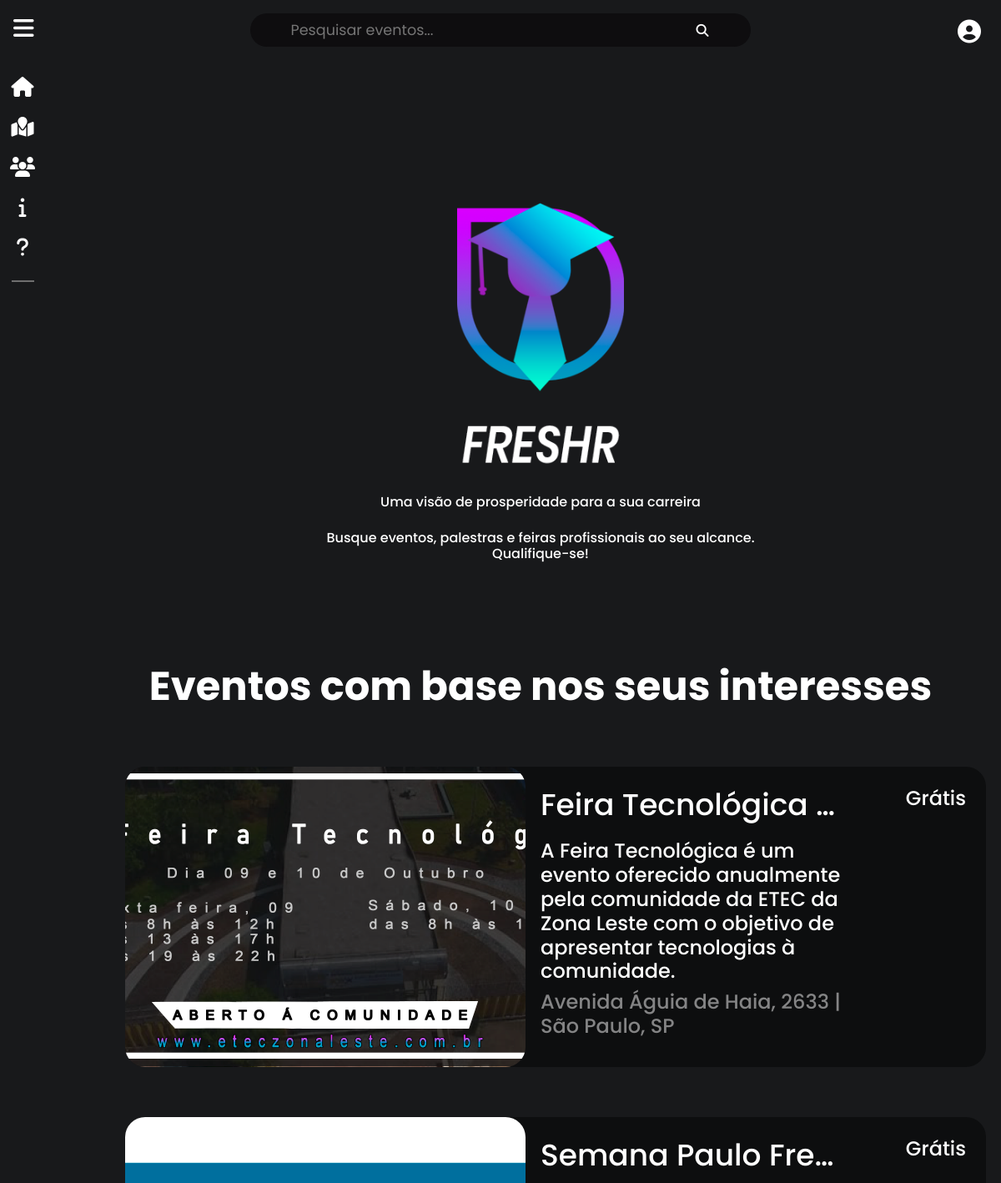
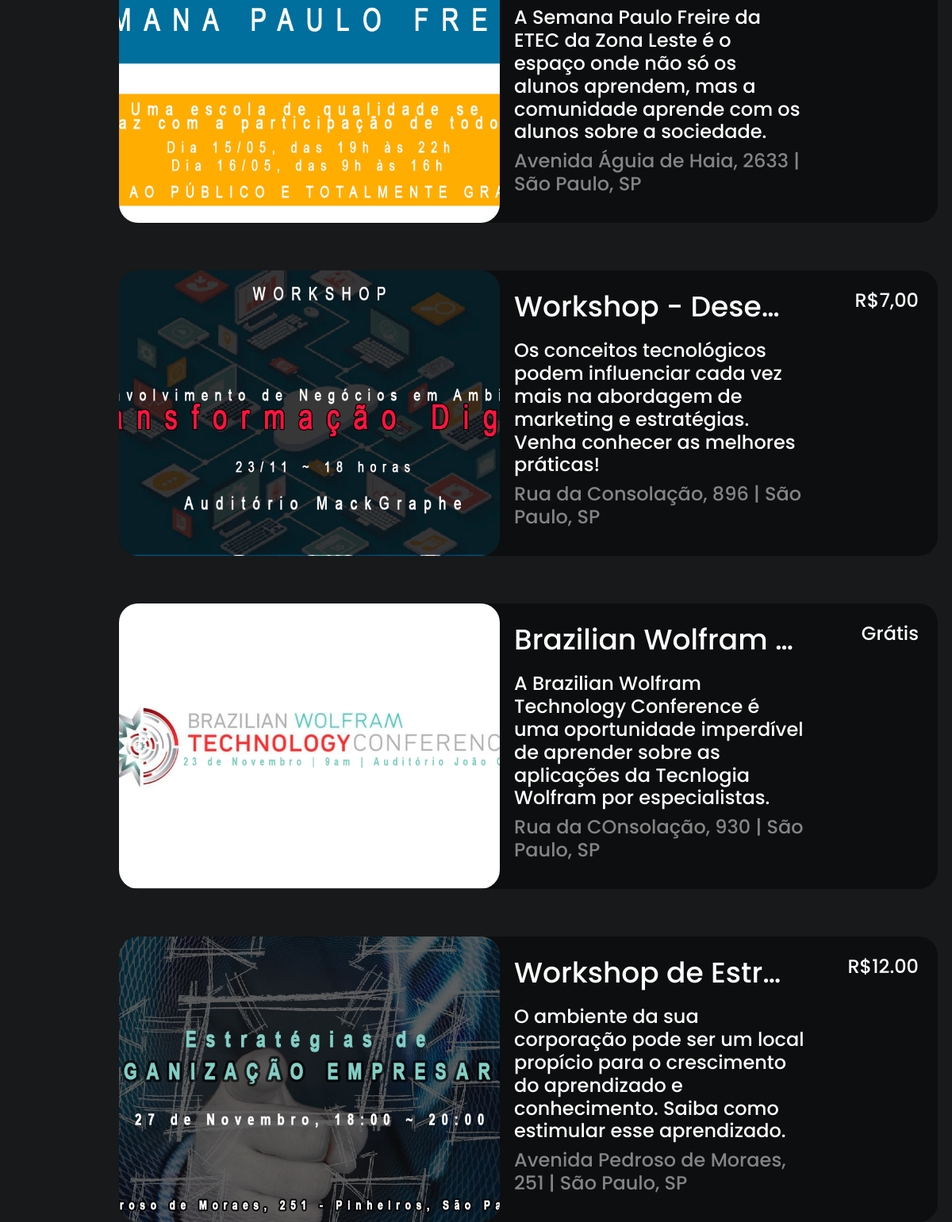
Screenshot of / (signed in) with the database file from the repository (2 pictures, top to bottom).
### tables this page shows
CREATE TABLE `evento` (
  `cod_evento` int(11) NOT NULL,
  `nome_evento` varchar(500) DEFAULT NULL,
  `banner_evento` varchar(250) DEFAULT NULL,
  `data_inicio` varchar(30) DEFAULT NULL,
  `data_termino` varchar(30) DEFAULT NULL,
  `hora_inicio` time DEFAULT NULL,
  `hora_termino` time DEFAULT NULL,
  `endereco_evento` varchar(200) DEFAULT NULL,
  `bairro_evento` varchar(100) DEFAULT NULL,
  `cidade_evento` varchar(150) DEFAULT NULL,
  `estado_evento` varchar(150) DEFAULT NULL,
  `cep_evento` varchar(9) DEFAULT NULL,
  `visibilidade_evento` tinyint(1) DEFAULT NULL,
  `descricao_evento` varchar(500) DEFAULT NULL,
  `detalhes_evento` varchar(1024) NOT NULL,
  `preco_evento` varchar(500) DEFAULT NULL,
  `comp_qnt` int(11) DEFAULT NULL,
  `interesse_qnt` varchar(30) DEFAULT NULL,
  `avaliacoes_qnt` int(11) NOT NULL,
  `CNPJ` varchar(100) DEFAULT NULL
);

### index.php (the view, shortened to what this page needs)
<?php
$conn = conexao();
if(isset($_SESSION['usuario']) && $_SESSION['usuario'] != ''){
	$busca = "select * from interesses_usuario where cod_usuario = '{$_SESSION['usuario'][3]}'";
	$resinteresse = $conn->prepare($busca);
	$resinteresse->execute();
	$interesseusu=$resinteresse->fetchAll();
	$interesse = array();
	foreach($interesseusu as $row){
		array_push($interesse, $row['interesseusu1']);
		array_push($interesse, $row['interesseusu2']);
		array_push($interesse, $row['interesseusu3']);
		array_push($interesse, $row['interesseusu4']);
		array_push($interesse, $row['interesseusu5']);
	}
}
?>
<!doctype html>
<html lang="pt-br">
<head>
	<link rel="stylesheet" href="css/index.css">
	<link rel="stylesheet" href="css/style.css">
	<link rel="stylesheet" href="https://maxcdn.bootstrapcdn.com/font-awesome/4.7.0/css/font-awesome.min.css">
	<link rel="stylesheet" href="https://stackpath.bootstrapcdn.com/bootstrap/4.3.1/css/bootstrap.min.css">
</head>
<body class="bgindex">
		<center>
		<div class='icons'>
			<a href='index.php'><i class="fas fa-home fa-2x"></i></a><br>
			<a href='listar_eventos.php'><i class="fas fa-map-marked fa-2x"></i></a><br>
			<a href='listar_inst.php'><i class="fas fa-users fa-2x"></i></a><br>
			<a href='sobre.php'><i class="fas fa-info fa-2x"></i></a><br>
			<a href='ajuda.php'><i class="fas fa-question fa-2x"></i></a><br>
			<hr>
		</div>
		<header class='cabecalhoindex' id='grid'>
			<div class='menudiv'>
				<div class='menubtn'>
					<label for='chec' class='labelchec'><i class="fas fa-bars fa-2x"></i></i></label>
				</div>
			</div>
			<div class='pesquisarbtn'>
				<form action="listar_eventos.php" id='formsearch' method="post" class='searchform'>
					<div class='search'>
						<input type='text' name='pesquisa' placeholder='Pesquisar eventos...' class='searchbar'>
						<input type='submit' id='enviar'><label for='enviar' id ='iconenviar' class="fas fa-search fa-1x"></label>
					</form>
				</div>
			<div class='userdiv'>
				<?php
				if(isset($_SESSION['usuario'])){
					echo "<label for='dropcheck' class='dropcheck'><div class='userbtn'><i class='fas fa-user-circle fa-2x'></i>
					</div></label>";
				}
				?>
			</div>
	</header>
</center>
<center>
	<div class='statsdiv'>
		<h1 class='logoindex'>FRESHR</h1>
		<h1 class='slogan'>Uma visão de prosperidade para a sua carreira</h1>
		<h1 class='descricao' name='desc' id='desc'>Busque eventos, palestras e feiras profissionais ao seu alcance. <br>Qualifique-se!</h1>
			<?php
			if(isset($_SESSION['usuario'])){
				if(isset($interesse[0]) || isset($interesse[1]) || isset($interesse[2]) || isset($interesse[3]) || isset($interesse[4])){
					echo "<h1 class='recomend'>Eventos com base nos seus interesses</h1>";
					$busca= "select * from evento";
					$res = $conn->prepare($busca);
					$res->execute();
					$cod=$res->fetchAll();
					foreach ($cod as $list) {
						$busca= "select * from interesses_evento where cod_evento = {$list['cod_evento']}";
						$event = $conn->prepare($busca);
						$event->execute();
						$intevent=$event->fetchAll();
						$interevent = array();
						foreach($intevent as $int){
							array_push($interevent, $int['interesseeve1']);
							array_push($interevent, $int['interesseeve2']);
							array_push($interevent, $int['interesseeve3']);
							array_push($interevent, $int['interesseeve4']);
							array_push($interevent, $int['interesseeve5']);
							array_push($interevent, $int['interesseeve6']);
							array_push($interevent, $int['interesseeve7']);
							array_push($interevent, $int['interesseeve8']);
							array_push($interevent, $int['interesseeve9']);
							array_push($interevent, $int['interesseeve10']);
							array_push($interevent, $int['interesseeve11']);
							array_push($interevent, $int['interesseeve12']);
							array_push($interevent, $int['interesseeve13']);
							array_push($interevent, $int['interesseeve14']);
							array_push($interevent, $int['interesseeve15']);
						}
						$codigos = array();
						$repetition = 0;
						for($i = 0; $i < 15; $i++){
							if(($interevent[$i] != null) && ($interevent[$i]==$interesse[0] || $interevent[$i]==$interesse[1] || $interevent[$i]==$interesse[2] || $interevent[$i]==$interesse[3] || $interevent[$i]==$interesse[4])){
								for($j = 0; $j < count($codigos); $j++){
									if($codigos[$j] == $list['cod_evento']){
										$repetition++;
									}
								}
								if($repetition == 0){
									array_push($codigos, $list['cod_evento']);
									$imagem ='upload/'.$list['banner_evento'];
									echo "
									<div class='elem1'><center>
									<a href='exibir_evento.php?id= $list[cod_evento]'>
									<div class='searchinfo'>
									<img class='imagemres' src='$imagem'>
									<div class='nomeres'>
									<h1 class='nomeres'>$list[nome_evento]</h1>
									<div class='descres'>
									<h2 class='descres'>$list[descricao_evento]</h2>
									<div class='enderes'>
									<h2 class='enderes'>$list[endereco_evento] | $list[cidade_evento], $list[estado_evento]</div></div></div>
									<div class='precores'>
									<h2 class='precores'>";
									$precoval = $list['preco_evento'];
									if(isset($list['preco_evento']) && $precoval != "0,0" && $precoval != "0,00" && $precoval != "0"){
										echo "R$$list[preco_evento]";
									}
									else{
										echo "Grátis";
									}
									echo"
									</h2>
									</div>
									</div>
									</a></center>
									</div>";
								}
							}
						}
					}
				}
			}
			?>
	</div>
</center>
</body>
</html>

### css/style.css (style rules this page uses)
* { margin: 0; padding: 0; font-size: 100%; outline: none; font-weight: 400; box-sizing: border-box; font-family: 'Poppins', sans-serif; color: white; }
a { color: #02f8d1; text-decoration: none !important; cursor: pointer; }
body { background-color: #18191B !important; }
.search { background-color: #0e0d0f; }

### rows the page displays
evento: banner_evento (picture), nome_evento "Feira Tecnológica…", descricao_evento "A Feira Tecnológica é um evento oferecido anualmente pela comunidade da ETEC da Zona Leste com o objetivo de apresentar tecnologias à comunidade.", endereco_evento "Avenida Águia de Haia, 2633", cidade_evento "São Paulo", estado_evento "SP", preco_evento "Grátis"
evento: banner_evento (picture), nome_evento "Semana Paulo Fre…", descricao_evento "A Semana Paulo Freire da ETEC da Zona Leste é o espaço onde não só os alunos aprendem, mas a comunidade aprende com os alunos sobre a sociedade.", endereco_evento "Avenida Águia de Haia, 2633", cidade_evento "São Paulo", estado_evento "SP", preco_evento "Grátis"
evento: banner_evento (picture), nome_evento "Workshop - Dese…", descricao_evento "Os conceitos tecnológicos podem influenciar cada vez mais na abordagem de marketing e estratégias. Venha conhecer as melhores práticas!", endereco_evento "Rua da Consolação, 896", cidade_evento "São Paulo", estado_evento "SP", preco_evento "7,00"
evento: banner_evento (picture), nome_evento "Brazilian Wolfram…", descricao_evento "A Brazilian Wolfram Technology Conference é uma oportunidade imperdível de aprender sobre as aplicações da Tecnlogia Wolfram por especialistas.", endereco_evento "Rua da COnsolação, 930", cidade_evento "São Paulo", estado_evento "SP", preco_evento "Grátis"
evento: banner_evento (picture), nome_evento "Workshop de Estr…", descricao_evento "O ambiente da sua corporação pode ser um local propício para o crescimento do aprendizado e conhecimento. Saiba como estimular esse aprendizado.", endereco_evento "Avenida Pedroso de Moraes, 251", cidade_evento "São Paulo", estado_evento "SP", preco_evento "12.00"
